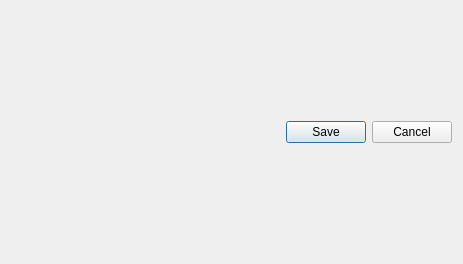
<?xml version="1.0" encoding="UTF-8"?>
<ui version="4.0">
 <class>BiblePassageDialog</class>
 <widget class="QDialog" name="BiblePassageDialog">
  <property name="windowModality">
   <enum>Qt::NonModal</enum>
  </property>
  <property name="geometry">
   <rect>
    <x>0</x>
    <y>0</y>
    <width>463</width>
    <height>264</height>
   </rect>
  </property>
  <property name="windowTitle">
   <string>Bible Passage</string>
  </property>
  <layout class="QVBoxLayout" name="verticalLayout">
   <item>
    <layout class="QVBoxLayout" name="verticalLayout_2"/>
   </item>
   <item>
    <widget class="QDialogButtonBox" name="buttonBox">
     <property name="standardButtons">
      <set>QDialogButtonBox::Cancel|QDialogButtonBox::Save</set>
     </property>
    </widget>
   </item>
  </layout>
 </widget>
 <resources/>
 <connections/>
</ui>
